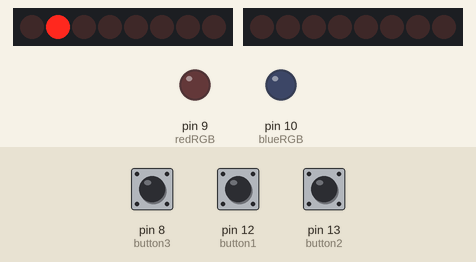
Simulated run of this sketch. Board: Arduino Uno, built with avr-gcc and run on an emulated ATmega328P. Shown: 2 × 8 shift-register outputs drawn as a row of LEDs (first output left, lit = HIGH), output pins drawn as LEDs (lit = HIGH). Wiring (inferred from the names in the program): 2 × shift register (74HC595): data pin 3, shift clock pin 4, latch pin 2 / data pin 5, shift clock pin 7. Wiring (inferred from the signals the program sends): 2 × row of LEDs: on Q0, Q1, Q2, Q3, Q4, Q5, Q6, Q7 / on Q0, Q1, Q2, Q3, Q4, Q5, Q6, Q7. Inputs (shaded band) come from the test bench; at power-on: pin 13 (button2) LOW, pin 8 (button3) LOW, pin 12 (button1) LOW. Random numbers use the default seed unless the sketch sets one; pins used as bus, display or sensor lines are not drawn.

Above: at 1.2 s.
1.3 s: pin 13 (button2) pulled HIGH for 0.15 s
At 1.9 s:
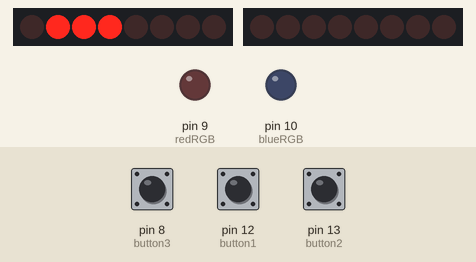
2.9 s: pin 8 (button3) pulled HIGH for 0.15 s
At 3.7 s:
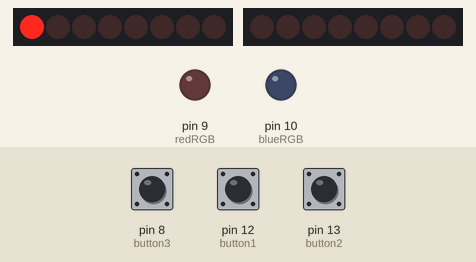
4.5 s: pin 12 (button1) pulled HIGH for 0.15 s
At 5.5 s:
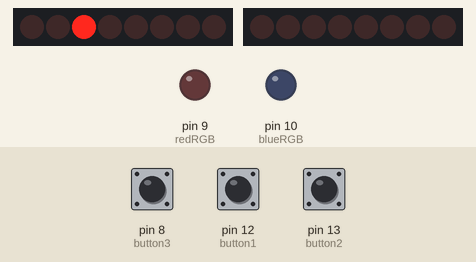
6.1 s: pin 13 (button2) pulled HIGH for 1 s
At 7.1 s:
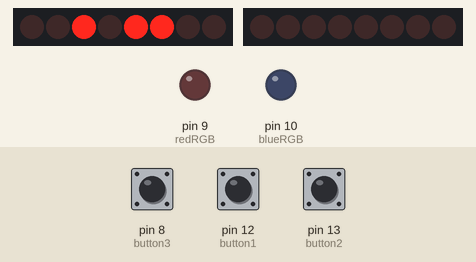
8.6 s: pin 12 (button1) pulled HIGH for 1 s
At 10.0 s:
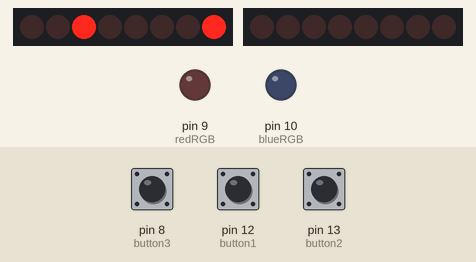
11.1 s: pin 13 (button2) pulled HIGH for 0.15 s
At 11.6 s:
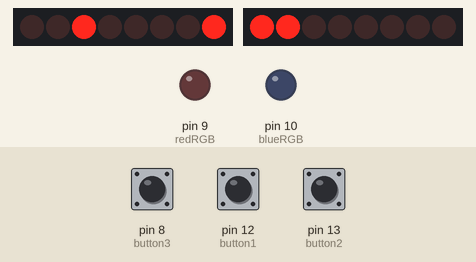
Timing chart, 0 to 13.7 s (numbered marks = the images above; inputs shaded):
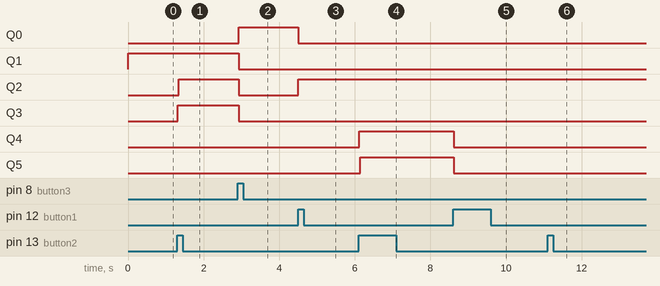

Measured:
- after the input at 1.3 s, Q2, Q3: LOW → HIGH at once
- after the input at 2.9 s, Q0: LOW → HIGH at once; Q1–3: HIGH → LOW at once
- after the input at 4.5 s, Q0: HIGH → LOW at once; Q2: LOW → HIGH at once
- after the input at 6.1 s, Q4: LOW → HIGH at once; Q5: LOW → HIGH after 0.05 s
- after the input at 8.6 s, Q4, Q5: HIGH → LOW at once

The sketch:

DuckTacToe.ino
```cpp
//~~~~~~~~~~~~~~~~~~~~~~~~~~GLOBAL VARS~~~~~~~~~~~~~~~~~~~~~~~~~
//for shift registers & RGB
int clockPin1, clockPin2,
	dataPin1, dataPin2,
	latchPin;
int redRGB, blueRGB;
byte currentState1, currentState2;

//to know which bit to change for each RGB color
int redR1R5 = 7, redR2R6 = 5, redR3R7 = 3, redR4R8 = 1,
	blueR1R5 = 6, blueR2R6 = 4, blueR3R7 = 2, blueR4R8 = 0;

//Variables to control RGBs and know which should be ON || OFF
int board[3][3] = {{0, 0, 0},
                   {0, 0, 0},
				   {0, 0, 0}};//get an element using [r][c]*/

int whichOn[9] = {0, 0, 0, 0, 0, 0, 0, 0, 0};//know which !toTraverse
int ind = 0;

//buzzer control
int buzzer;
int cSharp5;
int b4;
int a4;
int gSharp4;
int fSharp4;
int non;


 int c;
 int d;
 int e;
 int g;

//Button control
bool bPressed1, bPressed2, bPressed3, cycle;
int button1, button2, button3;
int bPCount, currLED;

//Print vars
int RGB;

//GAME CONTROL VARS
int turn = 1; long randomNum; bool stop = false;

//~~~~~~~~~~~~~~~~~~~~~~~~~~~~SETUP~~~~~~~~~~~~~~~~~~~~~~~~~~~~~
void setup()
{
  Serial.begin(9600);

  //ensures random number each time
  randomSeed(analogRead(0));
  randomNum = random(1, 3);

  //shift register + RGBs
  clockPin1 = 4; clockPin2 = 7;
  dataPin1 = 3; dataPin2 = 5;
  latchPin = 2;
  redRGB = 9; blueRGB = 10;

  //BUZZER + NOTES
  buzzer = 11;
  c = 262;
  d = 294;
  e = 330;
  g = 392;

  a4 = 440.00;
  non = 0;
  cSharp5 = 554.37;
  gSharp4 = 415.30;
  b4 = 493.88;
  fSharp4 = 369.99;


  //Buttons + control
  button1 = 12; button2 = 13; button3 = 8;
  bPressed1 = false; bPressed2 = false; bPressed3 = false;
  currLED = 0;
  bPCount = 0;
  cycle = false;

  //For printing
  RGB = 0;

  //SHIFT REGISTERS + RGBs
  pinMode(latchPin, OUTPUT);
  pinMode(dataPin1, OUTPUT);
  pinMode(clockPin1, OUTPUT);
  pinMode(dataPin2, OUTPUT);
  pinMode(clockPin2, OUTPUT);
  pinMode(redRGB, OUTPUT);
  pinMode(blueRGB, OUTPUT);

  //BUZZER
  pinMode(buzzer, OUTPUT);

  //BUTTONS
  pinMode(button1, INPUT);
  pinMode(button2, INPUT);
  pinMode(button3, INPUT);

  //INITIALIZING BYTES FOR SHIFT REGISTER
  currentState1 = 0B00000000;//RGBs 1-4
                  //76543210
  currentState2 = 0B00000000;//RGBs 5-8
                  //76543210


  initialStateOfSR();

  //Printing my initial important var values
  //myVars();
}

//~~~~~~~~~~~~~~~~~~~~~~~~~~~~~LOOP~~~~~~~~~~~~~~~~~~~~~~~~~~~~~
void loop()
{
  play();

  initialStateOfSR();

  delay(30);
}
void playHappySong()
{
  int playHappySong[] = {c,   non,	c,   g,   non,  g,   e,   non, e,   d,   non,  d,   c,   non,  c,  g,   non,  g,   e,    d,     c,   non, c};
  int notesDuration[] = {500, 200,  500, 500, 200,  500, 500, 200, 500, 500, 200,  500, 500, 200, 500, 500, 200,  500, 500,  500,   500, 200, 500};
  playTones(buzzer, playHappySong, notesDuration, 36);
}

//~~~~~~~~~~~~~~~~~~~~~~~~~~PLAY~~~~~~~~~~~~~~~~~~~~~~~~~~~~~~~
void play()
{
  //toTraverseThroughLEDsBasedOnTurn
  if(!stop){
    if((randomNum == 1 && turn%2 == 1) || (randomNum == 2 && turn%2 == 0))
    	manualCycleBlue();
    else if((randomNum == 1 && turn%2 == 0) || (randomNum == 2 && turn%2 == 1))
      	manualCycleRed();
  }

  //toEndGameWhenSum1Won
  if(checkWin() == 1){
    stop = true; blueWins();
    //playHappySong();
  }
  else if(checkWin() == 2){
    stop = true; redWins();
    //playHappySong();
  }

  //toReset
  bool b3State = digitalRead(button3);

  if(b3State == 1 && !bPressed3)
  {
    bPressed3 = true;
    reset();
    play();
  }
  else if(b3State == 0)
    bPressed3 = false;
}

//~~~~~~~~~~~~~~~~~~~~~~~GAME METHODS~~~~~~~~~~~~~~~~~~~~~~~~~~
void reset()
{
  stop = false;
  currLED = 0; RGB = 0; turn = 1;
  clearBoardand1D();
  randomNum = random(1, 3);
  noTone(buzzer);
  allOff();
}
void clearBoardand1D()
{
  //2D CLEAR
  for(int r=0; r<3; r++)
  {
    for(int c=0; c<3; c++)
    {
      board[r][c] = 0;
    }
  }

  //1D CLEAR
  for(int i=0; i<9; i++)
    whichOn[i] = 0;
}
int checkWin()
{
  if(majorDiagnol(1) || minorDiagnol(1) || colsWin(1) || rowsWin(1))
    return 1;//1 is blue
  else if(majorDiagnol(2) || minorDiagnol(2) || colsWin(2) || rowsWin(2))
	return 2;//2 is red
  else
    return 0;//0 means noone won...yet
}
bool majorDiagnol(int num)//left top --> bottom right
{
  if(board[0][0] == num && board[1][1] == num && board[2][2] == num)
    return true;//1 is true
  return false;//0 is false
}
bool minorDiagnol(int num)//right top --> left bottom
{
  if(board[0][2] == num && board[1][1] == num && board[2][0] == num)
    return true;//1 is true
  return false;//0 is false
}

bool colsWin(int num)
{
  if(checkColWin(0, num) || checkColWin(1, num) || checkColWin(2, num))
    return true;
  return false;
}
bool checkColWin(int col, int num)
{
  for(int r=0; r<3; r++){
    if(board[r][col] != num)
      return false;
  }
  return true;
}

bool rowsWin(int num)
{
  if(checkRowWin(0, num) || checkRowWin(1, num) || checkRowWin(2, num))
    return true;
  return false;
}
bool checkRowWin(int row, int num)
{
  for(int c=0; c<3; c++){
    if(board[row][c] != num)
      return false;
  }
  return true;
}

void blueWins()
{//make cool pattern
  long sec = millis()/500;

  if(sec%3 == 0)
    allBlue();
  else if(sec%3 == 1)
  	allPink();
  else
  	allBlue();
}
void redWins()
{//make cool pattern
  long sec = millis()/500;

  if(sec%3 == 0)
    allRed();
  else if(sec%3 == 1)
  	allPink();
  else
  	allRed();
}
void updateBoard(int ledNum, int color)
{
  // leds: 1 2 3 4 5 6 7 8 9
  //       0 1 2 3 4 5 6 7 8
  int whatLED = ledNum+1;
  int row = 0, col = 0;
  if((float)whatLED/3 <= 1)
    row = 0;
  else if((float)whatLED/3 <= 2)
    row = 1;
  else if((float)whatLED/3 <= 3)
    row = 2;

  if(whatLED%3 == 0)
    col = 2;
  else if(whatLED%3 == 1)
    col = 0;
  else if(whatLED%3 == 2)
    col = 1;

  board[row][col] = color;
}

//~~~~~~~~~~~~~~~~~~~~RGB CONTROL  METHODS~~~~~~~~~~~~~~~~~~~~~
void manualCycleRed()
{
  bool b1State = digitalRead(button1),
  	   b2State = digitalRead(button2);

  if(b1State == 1 && !bPressed1)
  {
    bPressed1 = true; currLED++;
  }
  else if(b2State == 1 && !bPressed2)
  {
    bPressed2 = true;
    whichOn[currLED%9] = 2;	turn++; updateBoard(currLED%9, 2);
  }
  else if(b1State == 0)
    bPressed1 = false;
  else if(b2State == 0)
    bPressed2 = false;

  for(int i = 0; i < 9; i++)
  {
    //vars :keep track of array RGB and actual RGB
    int whichLED = currLED%9, theLED = whichLED+1;

    //adjusting previous LEDs affected
    if(whichLED == i){
      if(i == 0){
        if(whichOn[8] == 0)
        turnOff(9);
      }
      else if( i > 0){
        if(whichOn[i-1] == 0)
        turnOff(i);
      }
    }

    //actually updating LEDs
    if(whichLED == i && whichOn[whichLED] == 0){
      turnRed(theLED); RGB = theLED;
    }
    else if(whichLED == i && whichOn[whichLED] != 0)
      currLED++;
  }
}
void manualCycleBlue()
{
  bool b1State = digitalRead(button1),
  	   b2State = digitalRead(button2);

  if(b1State == 1 && !bPressed1)
  {
    bPressed1 = true; currLED++;
  }
  else if(b2State == 1 && !bPressed2)
  {
    bPressed2 = true;
    whichOn[currLED%9] = 1;	turn++; updateBoard(currLED%9, 1);
  }
  else if(b1State == 0)
    bPressed1 = false;
  else if(b2State == 0)
    bPressed2 = false;

  for(int i = 0; i < 9; i++)
  {
    int whichLED = currLED%9, theLED = whichLED+1;

    if(whichLED == i){
      if(i == 0){
        if(whichOn[8] == 0)
        turnOff(9);
      }
      else if( i > 0){
        if(whichOn[i-1] == 0)
        turnOff(i);
      }
    }

    if(whichLED == i && whichOn[whichLED] == 0){
      turnBlue(theLED); RGB = theLED;
    }
    else if(whichLED == i && whichOn[whichLED] != 0)
      currLED++;
  }
}

//~~~~~~~~~~~~~~~~~~~~~RGB COLOR METHODS~~~~~~~~~~~~~~~~~~~~~~~
void allBlue()
{
  allOff();
  turnBlue(1); turnBlue(2); turnBlue(3); turnBlue(4);
  turnBlue(5); turnBlue(6); turnBlue(7); turnBlue(8);
  turnBlue(9);
}
void allRed()
{
  allOff();
  turnRed(1); turnRed(2); turnRed(3); turnRed(4);
  turnRed(5); turnRed(6); turnRed(7); turnRed(8);
  turnRed(9);
}
void allPink()
{
  allOff();
  turnPink(1); turnPink(2); turnPink(3); turnPink(4);
  turnPink(5); turnPink(6); turnPink(7); turnPink(8);
  turnPink(9);
}
void allOff()
{
  currentState1 = 0B00000000; currentState2 = 0B00000000;
  digitalWrite(redRGB, 0); digitalWrite(blueRGB, 0);
}
void turnOff(int RGB)
{
  if(RGB == 1){
    bitWrite(currentState1, redR1R5, 0);
    bitWrite(currentState1, blueR1R5, 0);}
  else if(RGB == 2){
    bitWrite(currentState1, redR2R6, 0);
  	bitWrite(currentState1, blueR2R6, 0);}
  else if(RGB == 3){
    bitWrite(currentState1, redR3R7, 0);
  	bitWrite(currentState1, blueR3R7, 0);}
  else if(RGB == 4){
    bitWrite(currentState1, redR4R8, 0);
  	bitWrite(currentState1, blueR4R8, 0);}
  else if(RGB == 5){
    bitWrite(currentState2, redR1R5, 0);
  	bitWrite(currentState2, blueR1R5, 0);}
  else if(RGB == 6){
    bitWrite(currentState2, redR2R6, 0);
  	bitWrite(currentState2, blueR2R6, 0);}
  else if(RGB == 7){
    bitWrite(currentState2, redR3R7, 0);
  	bitWrite(currentState2, blueR3R7, 0);}
  else if(RGB == 8){
    bitWrite(currentState2, redR4R8, 0);
  	bitWrite(currentState2, blueR4R8, 0);}
  else if(RGB == 9){
    digitalWrite(redRGB, LOW);
    digitalWrite(blueRGB, LOW);}
}
void turnRed(int RGB)
{
  if(RGB == 1)
    bitWrite(currentState1, redR1R5, 1);
  else if(RGB == 2)
    bitWrite(currentState1, redR2R6, 1);
  else if(RGB == 3)
    bitWrite(currentState1, redR3R7, 1);
  else if(RGB == 4)
    bitWrite(currentState1, redR4R8, 1);
  else if(RGB == 5)
    bitWrite(currentState2, redR1R5, 1);
  else if(RGB == 6)
    bitWrite(currentState2, redR2R6, 1);
  else if(RGB == 7)
  	bitWrite(currentState2, redR3R7, 1);
  else if(RGB == 8)
    bitWrite(currentState2, redR4R8, 1);
  else if(RGB == 9)
    digitalWrite(redRGB, HIGH);
}
void turnBlue(int RGB)
{
  if(RGB == 1)
    bitWrite(currentState1, blueR1R5, 1);
  else if(RGB == 2)
    bitWrite(currentState1, blueR2R6, 1);
  else if(RGB == 3)
    bitWrite(currentState1, blueR3R7, 1);
  else if(RGB == 4)
    bitWrite(currentState1, blueR4R8, 1);
  else if(RGB == 5)
    bitWrite(currentState2, blueR1R5, 1);
  else if(RGB == 6)
    bitWrite(currentState2, blueR2R6, 1);
  else if(RGB == 7)
  	bitWrite(currentState2, blueR3R7, 1);
  else if(RGB == 8)
    bitWrite(currentState2, blueR4R8, 1);
  else if(RGB == 9)
    digitalWrite(blueRGB, HIGH);
}
void turnPink(int RGB)
{
  if(RGB == 1){
    turnRed(1); turnBlue(1);}
  else if(RGB == 2){
    turnRed(2); turnBlue(2);}
  else if(RGB == 3){
    turnRed(3); turnBlue(3);}
  else if(RGB == 4){
    turnRed(4); turnBlue(4);}
  else if(RGB == 5){
    turnRed(5); turnBlue(5);}
  else if(RGB == 6){
    turnRed(6); turnBlue(6);}
  else if(RGB == 7){
    turnRed(7); turnBlue(7);}
  else if(RGB == 8){
    turnRed(8); turnBlue(8);}
  else if(RGB == 9){
    turnRed(9); turnBlue(9);}
}

//~~~~~~~~~~~~~~~~~~~~~~~~~~~MUSIC~~~~~~~~~~~~~~~~~~~~~~~~~~~~~
void playTones(int buzzerPIN, int tones[], int durations[], int length){
  if(sizeof(tones)/sizeof(int) == sizeof(durations)/sizeof(int))
  {
    long sum = 0;
    for(int i = 0; i<length;i++)
    {
      sum += durations[i];
    }

    //calculate which index we should be working with
    int musicI = 0;
    for(musicI = 0; millis()%sum>=sumUntil(durations,musicI,length);musicI++)//super bananas
    {    }
    if(millis()%sum<sumUntil(durations,musicI,length))    //bananas
    {
      if(tones[musicI]!= 0)
      {
        tone(buzzerPIN, tones[musicI]);
      }
      else
      {
        noTone(buzzerPIN);
      }
    }
  }
}//end playtones()

long sumUntil(int arr[], int index,int length)
{
  long sum = 0;
  for(int i = 0;i<=index;i++)
  {
    sum+=arr[i];
  }

  return sum;

}//end sumUntil()

//~~~~~~~~~~~~~~~~~~~~~~~Fundamental method~~~~~~~~~~~~~~~~~~~~~
void initialStateOfSR()
{
  //allows us to edit
  digitalWrite(latchPin, LOW);

  //edits the shift register.
  //MSBFIRST Most Significant Bit first,  left to right
  //LSBFIRST Least Significant Bit first,  right to left
  shiftOut(dataPin1, clockPin1, LSBFIRST, currentState1);
  shiftOut(dataPin2, clockPin2, LSBFIRST, currentState2);

  //stops the editing.
  digitalWrite(latchPin, HIGH);
}

/*~~~~~~~~~~~~~~~~~~~~~~Print Method~~~~~~~~~~~~~~~~~~~~~~~~~~~~
void myVars()
{
  Serial.println("---------------------------------");
  Serial.print("turn = "); Serial.println(turn);

  Serial.print("RGB = "); Serial.println(RGB);

  //PRINTING 1D ARRAY
  Serial.println("whichOn[]: ");
  for(int i=0; i<8; i++)
  {
    Serial.print(whichOn[i]); Serial.print(", ");
  }
  Serial.println(whichOn[8]); Serial.println();

  //PRINTING 2D ARRAY
  Serial.println("board[]: ");
  for(int r=0; r<3; r++)
  {
    for(int c=0; c<3; c++)
    {
      Serial.print(board[r][c]); Serial.print(", ");
    }
    Serial.println();
  }
  Serial.println("---------------------------------");
  Serial.println();
}*/
```
